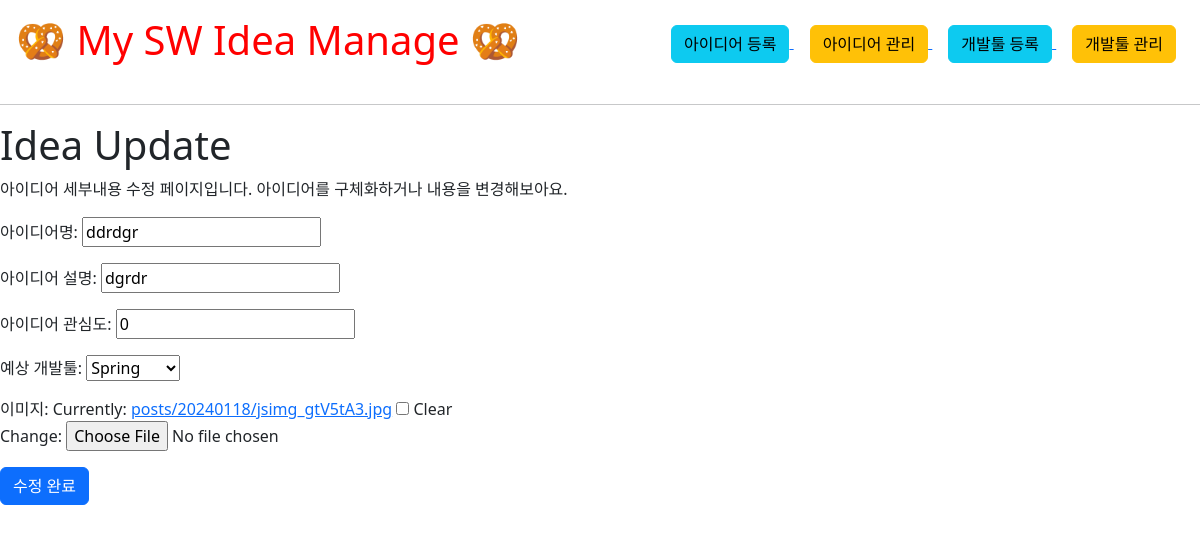
Screenshot of /update/6/ with the database file from the repository.
### apps/posts/models.py (models this page shows, shortened)
class Post(models.Model) :
    title = models.CharField('아이디어명', max_length=24)
    content = models.CharField('아이디어 설명', max_length=1000)
    interest = models.IntegerField('아이디어 관심도', default=0)
    devtool = models.ForeignKey(Devtool, on_delete=models.SET_NULL, null=True, verbose_name='예상 개발툴')
    created_date = models.DateTimeField('작성일', auto_created=True, auto_now_add=True)
    photo = models.ImageField('이미지', blank=True, upload_to='posts/%Y%m%d')

### apps/posts/views.py (the view)
# urls.py: path('update/<int:pk>/', update, name='update'),
def update(request, pk):
    post=Post.objects.get(id=pk)
    if request.method == 'GET':
        form = PostForm(instance=post)
        ctx = {'form': form, 'pk': pk}
        return render(request, 'posts/post_update.html', ctx)
    form = PostForm(request.POST, request.FILES, instance=post)
    if form.is_valid():
        form.save()
    return redirect('posts:detail', pk)

### apps/posts/forms.py
class PostForm(forms.ModelForm):
    class Meta():
        model = Post
        fields = ('__all__')
        labels = {
            'content': '아이디어 설명',
            'interest': '아이디어 관심도'
        }

### apps/devtool/models.py (called while the page is built)
    def __str__(self):
        return self.dev_name

### templates/posts/post_update.html (shortened to what this page needs)
{% extends 'base.html' %}
{%block content%}
<h1> Idea Update </h1>
<p> 아이디어 세부내용 수정 페이지입니다. 아이디어를 구체화하거나 내용을 변경해보아요. </p>
  <form
    action="{% url 'posts:update' pk %}"
    method="post"
    enctype="'multipart/form-date"
  >
    {%csrf_token%} {{form.as_p}}
    <button class="btn btn-primary">수정 완료</button>
  </form>
{%endblock%}

### rows the page displays
Post: title "ddrdgr", content "dgrdr", interest "0", devtool "Spring"
